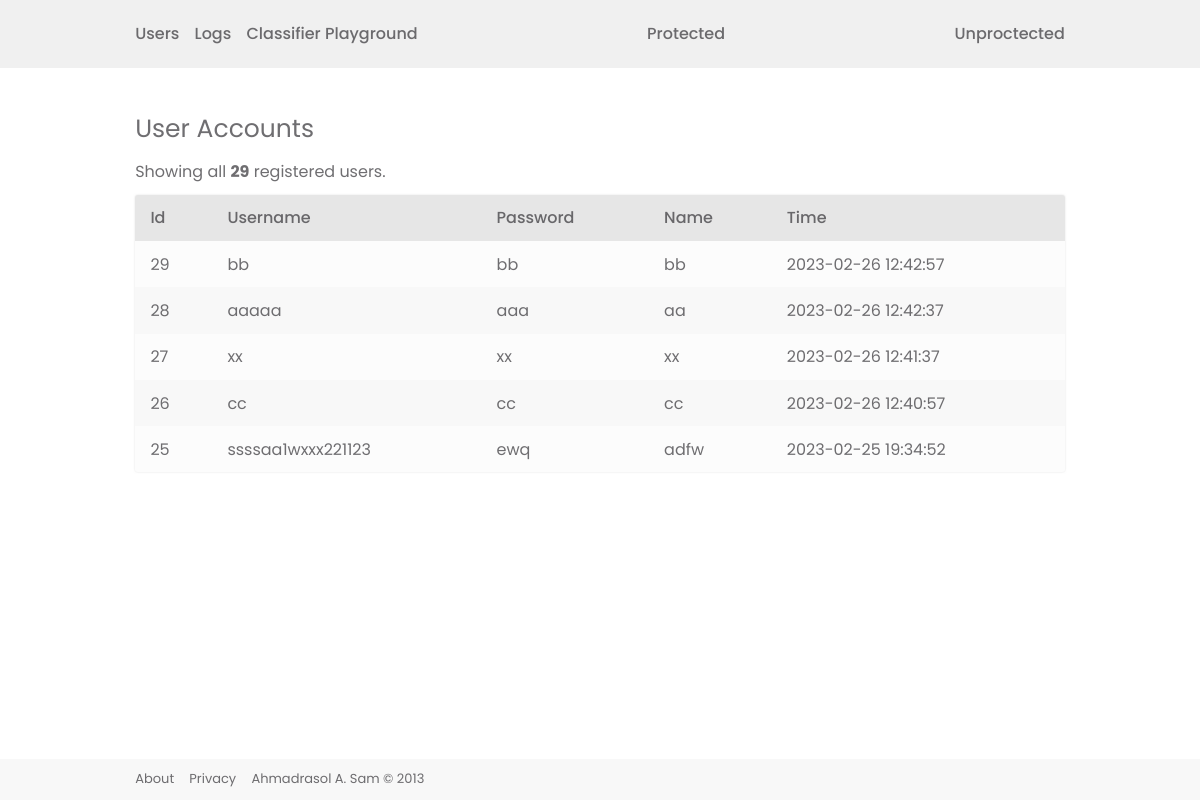
The page /user/records on the database its author committed.
### src/models/models.py (models this page shows, shortened)
class User(db.Model):
    id = db.Column(db.Integer,primary_key=True)
    username = db.Column(db.String,unique=True,nullable=False)
    password = db.Column(db.String,nullable=False)
    name = db.Column(db.String,nullable=False)
    created_at = db.Column(db.DateTime(timezone=True),
                           server_default=func.now())
    logs = db.relationship('Log',backref="user",lazy=True)

### src/routes/user.py (the view)
@site.route("/records",endpoint="show_users")
def view_recent_logs():
    user = User.query.order_by(User.created_at.desc()).limit(5).all()
    count = User.query.count()
    return render_template('views/user.jinja', users=user,count=count)

### src/templates/views/user.jinja
{% extends './index.jinja' %}
{% block content %}
    <div class="container util-paddingless" >
        <span class="text text-big">User Accounts</span>
        <p class="text">
            Showing all <b>{{count}}</b>
            registered users.
        </p>
    </div>
    <table >
        <thead>
            <th>Id</th>
            <th>Username</th>
            <th>Password</th>
            <th>Name</th>
            <th>Time</th>
        </thead>
        <tbody>
            {% for user in users %}
                <tr>
                    <td>{{user.id}}</td>
                    <td>{{user.username}}</td>
                    <td>{{user.password}}</td>
                    <td>{{user.name}}</td>
                    <td>{{user.created_at}}</td>
                </tr>
            {% endfor %}
        </tbody>
    </table>
{% endblock %}

### src/static/app.css (style rules this page uses)
html { font-size: 1rem; font-family: system-ui, -apple-system, BlinkMacSystemFont, "Segoe UI", Roboto, Oxygen, Ubuntu, Cantarell, "Open Sans", "Helvetica Neue", sans-serif; }
* { margin: 0; padding: 0; color: rgba(50, 49, 53, 0.7); box-sizing: border-box; }
.container { max-width: 960px; margin: auto; width: 100%; display: flex; flex-direction: column; gap: 0.66666667rem; padding: 2.66666668rem 0.95rem; }
table { border-collapse: collapse; border-spacing: 0; box-sizing: border-box; max-width: 100%; }
table thead { display: none; }
table tbody tr { display: flex; flex-direction: column; box-sizing: border-box; }
table tbody tr td { padding: 0.66666667rem 0.95rem; text-align: center; word-break: break-all; }
table tbody tr:nth-of-type(even) { background-color: rgb(240, 240, 240); }
table tbody tr:nth-of-type(odd) { background-color: rgb(252, 252, 252); }
@media screen and (min-width: 426px) { table { box-sizing: border-box; width: 100%; background-color: rgb(252, 252, 252); box-shadow: 0 0 2px rgba(195, 195, 195, 0.5843137255); border-radius: 3px; } }
@media screen and (min-width: 426px) { table thead { border-radius: 3px; background-color: rgb(230, 230, 230); display: table-header-group; } }
@media screen and (min-width: 426px) { table thead tr th { font-weight: 500; padding: 0.66666667rem 0.95rem; text-align: left; min-width: 10%; } }
@media screen and (min-width: 426px) { table thead tr th:first-of-type { border-radius: 3px 0 0 0; } }
@media screen and (min-width: 426px) { table thead tr th:last-of-type { border-radius: 0 3px 0 0; } }
@media screen and (min-width: 426px) { table tbody { border-radius: 0 0 3px 3px; } }
@media screen and (min-width: 426px) { table tbody tr { display: table-row; border-radius: 10px; } }
@media screen and (min-width: 426px) { table tbody tr td { padding: 0.66666667rem 0.95rem; text-align: left; } }
@media screen and (min-width: 426px) { table tbody tr:nth-of-type(even) { background-color: rgb(248, 248, 248); } }
@media screen and (min-width: 426px) { table tbody tr:last-of-type { border-radius: 0 0 3px 3px; } }
@media screen and (min-width: 426px) { table tbody tr:last-of-type td:last-of-type { border-radius: 0 0 3px 0; } }
@media screen and (min-width: 426px) { table tbody tr:last-of-type td:first-of-type { border-radius: 0 0 0 3px; } }
.util-paddingless { padding: 0; }
.text-big { font-size: calc(1rem + 0.75vw); }

### src/static/local.css (style rules this page uses)
* { font-family: "Poppins",'Times New Roman', Times, serif; }

### rows shown on the page
User: id "29", username "bb", password "bb", name "bb", created_at "2023-02-26 12:42:57"
User: id "28", username "aaaaa", password "aaa", name "aa", created_at "2023-02-26 12:42:37"
User: id "27", username "xx", password "xx", name "xx", created_at "2023-02-26 12:41:37"
User: id "26", username "cc", password "cc", name "cc", created_at "2023-02-26 12:40:57"
User: id "25", username "ssssaa1wxxx221123", password "ewq", name "adfw", created_at "2023-02-25 19:34:52"

### other values the page prints
{{ count }} "29"
